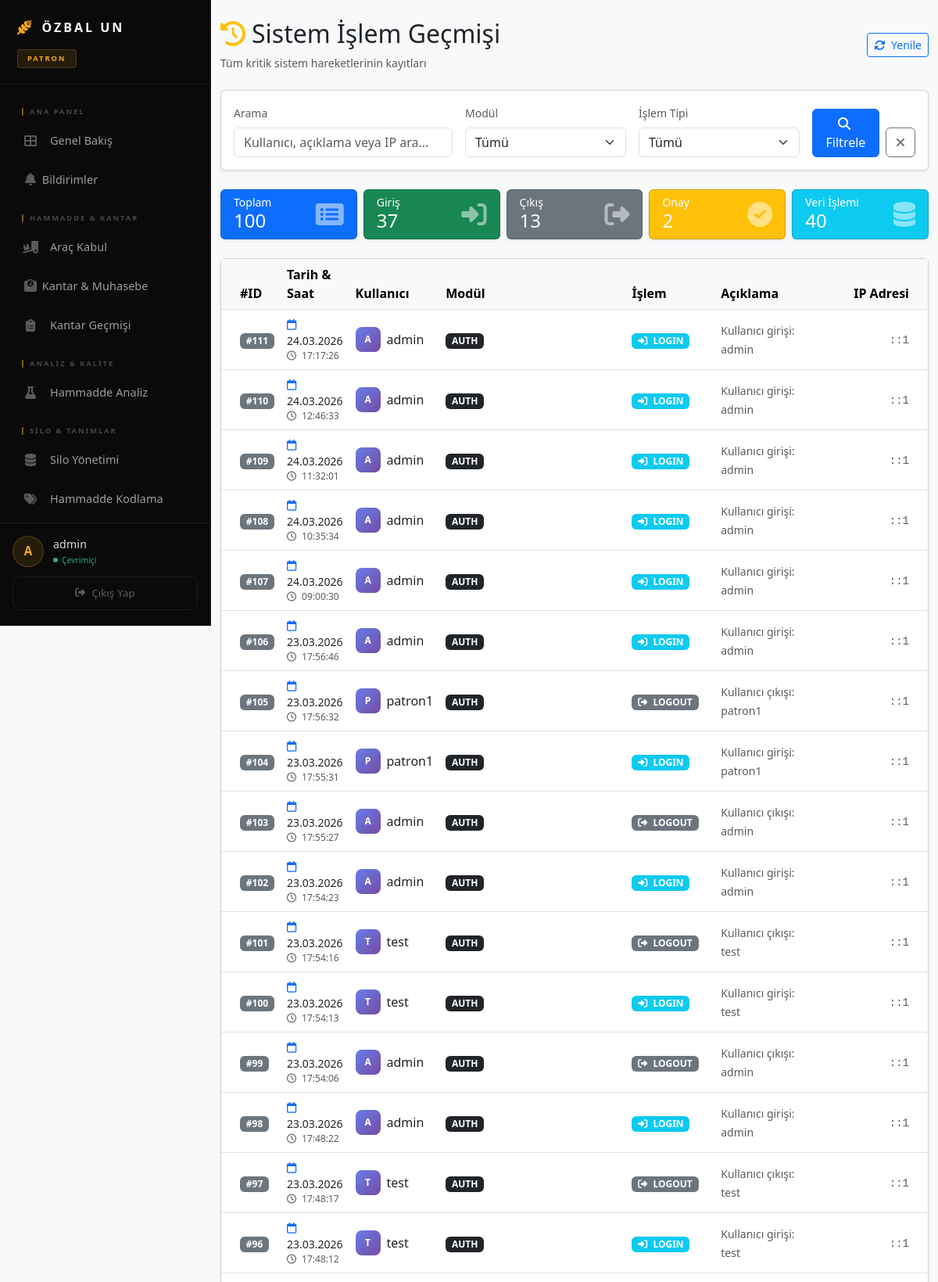
Screenshot of /islem_gecmisi.php (signed in, upper part) with the database file from the repository.
### tables this page shows
CREATE TABLE `system_logs` (
  `id` int(11) NOT NULL,
  `user_id` int(11) NOT NULL,
  `action_type` varchar(50) NOT NULL COMMENT 'INSERT, UPDATE, DELETE, LOGIN, APPROVAL, REJECT',
  `module` varchar(50) NOT NULL COMMENT 'Page or Feature Name',
  `description` text DEFAULT NULL,
  `ip_address` varchar(45) DEFAULT NULL,
  `created_at` timestamp NULL DEFAULT current_timestamp()
);

CREATE TABLE `users` (
  `id` int(11) NOT NULL,
  `kadi` varchar(50) NOT NULL,
  `sifre` varchar(255) NOT NULL,
  `yetki` varchar(50) DEFAULT 'personel',
  `tam_ad` varchar(100) DEFAULT NULL,
  `email` varchar(100) DEFAULT NULL,
  `telefon` varchar(20) DEFAULT NULL,
  `rol_id` int(11) DEFAULT NULL,
  `aktif` tinyint(4) DEFAULT 1,
  `olusturma_tarihi` datetime DEFAULT current_timestamp()
);

### islem_gecmisi.php (the view, shortened to what this page needs)
<?php
include("baglan.php");
$search = isset($_GET['search']) ? mysqli_real_escape_string($baglanti, $_GET['search']) : '';
$sql = "SELECT l.*, u.kadi as user_name
        FROM system_logs l
        LEFT JOIN users u ON l.user_id = u.id
        WHERE 1=1";
$sql .= " ORDER BY l.created_at DESC LIMIT 100";
$result = $baglanti->query($sql);
$logs = [];
if ($result) {
    while ($row = $result->fetch_assoc()) {
        $logs[] = $row;
    }
}
?>
<!DOCTYPE html>
<html lang="tr">
<head>
    <link href="https://cdn.jsdelivr.net/npm/bootstrap@5.3.0/dist/css/bootstrap.min.css" rel="stylesheet">
    <link rel="stylesheet" href="https://cdnjs.cloudflare.com/ajax/libs/font-awesome/6.4.0/css/all.min.css">
</head>
<body class="bg-light">
    <?php include("navbar.php"); ?>
    <div class="container-fluid py-4">
        <div class="d-flex justify-content-between align-items-center mb-4">
            <div>
                <h2><i class="fas fa-history text-warning me-2"></i>Sistem İşlem Geçmişi</h2>
                <p class="text-muted small mb-0">Tüm kritik sistem hareketlerinin kayıtları</p>
            </div>
            <div>
                <button class="btn btn-outline-primary btn-sm" onclick="location.reload();">
                    <i class="fas fa-sync-alt me-1"></i> Yenile
                </button>
            </div>
        </div>
        <div class="card shadow-sm mb-4">
            <div class="card-body">
                <form method="GET" class="row g-3">
                    <div class="col-md-4">
                        <label class="form-label small text-muted">Arama</label>
                        <input type="text" name="search" class="form-control"
                            placeholder="Kullanıcı, açıklama veya IP ara..."
                            value="<?php echo htmlspecialchars($search); ?>">
                    </div>
                    <div class="col-md-3">
                        <label class="form-label small text-muted">Modül</label>
                        <select name="module" class="form-select">
                            <option value="">Tümü</option>
                        </select>
                    </div>
                    <div class="col-md-3">
                        <label class="form-label small text-muted">İşlem Tipi</label>
                        <select name="action" class="form-select">
                            <option value="">Tümü</option>
                        </select>
                    </div>
                    <div class="col-md-2 d-flex align-items-end gap-2">
                        <button type="submit" class="btn btn-primary w-100">
                            <i class="fas fa-search me-1"></i> Filtrele
                        </button>
                        <a href="islem_gecmisi.php" class="btn btn-outline-secondary">
                            <i class="fas fa-times"></i>
                        </a>
                    </div>
                </form>
            </div>
        </div>
        <div class="row mb-4 g-2">
            <div class="col">
                <div class="card text-white bg-primary shadow-sm h-100">
                    <div class="card-body d-flex justify-content-between align-items-center py-2">
                        <div>
                            <h6 class="card-title mb-0 small">Toplam</h6>
                            <h4 class="mb-0"><?php echo count($logs); ?></h4>
                        </div>
                        <i class="fas fa-list-alt fa-2x opacity-50"></i>
                    </div>
                </div>
            </div>
            <div class="col">
                <div class="card text-white bg-success shadow-sm h-100">
                    <div class="card-body d-flex justify-content-between align-items-center py-2">
                        <div>
                            <h6 class="card-title mb-0 small">Giriş</h6>
                            <h4 class="mb-0">
                                <?php echo count(array_filter($logs, fn($l) => $l['action_type'] == 'LOGIN')); ?>
                            </h4>
                        </div>
                        <i class="fas fa-sign-in-alt fa-2x opacity-50"></i>
                    </div>
                </div>
            </div>
            <div class="col">
                <div class="card text-white bg-secondary shadow-sm h-100">
                    <div class="card-body d-flex justify-content-between align-items-center py-2">
                        <div>
                            <h6 class="card-title mb-0 small">Çıkış</h6>
                            <h4 class="mb-0">
                                <?php echo count(array_filter($logs, fn($l) => $l['action_type'] == 'LOGOUT')); ?>
                            </h4>
                        </div>
                        <i class="fas fa-sign-out-alt fa-2x opacity-50"></i>
                    </div>
                </div>
            </div>
            <div class="col">
                <div class="card text-white bg-warning shadow-sm h-100">
                    <div class="card-body d-flex justify-content-between align-items-center py-2">
                        <div>
                            <h6 class="card-title mb-0 small">Onay</h6>
                            <h4 class="mb-0">
                                <?php echo count(array_filter($logs, fn($l) => $l['action_type'] == 'APPROVAL')); ?>
                            </h4>
                        </div>
                        <i class="fas fa-check-circle fa-2x opacity-50"></i>
                    </div>
                </div>
            </div>
            <div class="col">
                <div class="card text-white bg-info shadow-sm h-100">
                    <div class="card-body d-flex justify-content-between align-items-center py-2">
                        <div>
                            <h6 class="card-title mb-0 small">Veri İşlemi</h6>
                            <h4 class="mb-0">
                                <?php echo count(array_filter($logs, fn($l) => in_array($l['action_type'], ['INSERT', 'UPDATE', 'DELETE']))); ?>
                            </h4>
                        </div>
                        <i class="fas fa-database fa-2x opacity-50"></i>
                    </div>
                </div>
            </div>
        </div>
        <div class="card shadow-sm">
            <div class="card-body p-0">
                <div class="table-responsive">
                    <table class="table table-hover mb-0 align-middle">
                        <thead class="table-light">
                            <tr>
                                <th class="ps-4">#ID</th>
                                <th>Tarih & Saat</th>
                                <th>Kullanıcı</th>
                                <th>Modül</th>
                                <th>İşlem</th>
                                <th style="width: 35%;">Açıklama</th>
                                <th class="text-end pe-4">IP Adresi</th>
                            </tr>
                        </thead>
                        <tbody>
                            <?php if (empty($logs)): ?>
                                <tr>
                                    <td colspan="7" class="text-center py-5 text-muted">
                                        <i class="fas fa-search fa-3x mb-3 d-block opacity-25"></i>
                                        <h5>Kayıt Bulunamadı</h5>
                                        <p class="small">Arama kriterlerinize uygun kayıt bulunamamıştır.</p>
                                    </td>
                                </tr>
                            <?php else: ?>
                                <?php foreach ($logs as $log): ?>
                                    <tr>
                                        <td class="ps-4">
                                            <span class="badge bg-secondary">#<?php echo $log['id']; ?></span>
                                        </td>
                                        <td>
                                            <div class="small">
                                                <i class="far fa-calendar text-primary me-1"></i>
                                                <?php echo date('d.m.Y', strtotime($log['created_at'])); ?>
                                            </div>
                                            <div class="text-muted smaller">
                                                <i class="far fa-clock me-1"></i>
                                                <?php echo date('H:i:s', strtotime($log['created_at'])); ?>
                                            </div>
                                        </td>
                                        <td>
                                            <div class="d-flex align-items-center gap-2">
                                                <div class="user-avatar-small">
                                                    <?php echo strtoupper(substr($log['user_name'] ?? '?', 0, 1)); ?>
                                                </div>
                                                <span
                                                    class="fw-medium"><?php echo htmlspecialchars($log['user_name'] ?? 'Bilinmiyor'); ?></span>
                                            </div>
                                        </td>
                                        <td>
                                            <span class="badge bg-dark">
                                                <?php echo strtoupper($log['module']); ?>
                                            </span>
                                        </td>
                                        <td>
                                            <?php
                                            $badge_class = match ($log['action_type']) {
                                                'INSERT' => 'bg-success',
                                                'UPDATE' => 'bg-primary',
                                                'DELETE' => 'bg-danger',
                                                'LOGIN' => 'bg-info',
                                                'LOGOUT' => 'bg-secondary',
                                                'APPROVAL' => 'bg-warning text-dark',
                                                'REJECT' => 'bg-danger',
                                                default => 'bg-secondary'
                                            };
                                            $icon_class = match ($log['action_type']) {
                                                'INSERT' => 'fa-plus-circle',
                                                'UPDATE' => 'fa-edit',
                                                'DELETE' => 'fa-trash',
                                                'LOGIN' => 'fa-sign-in-alt',
                                                'LOGOUT' => 'fa-sign-out-alt',
                                                'APPROVAL' => 'fa-check-circle',
                                                'REJECT' => 'fa-times-circle',
                                                default => 'fa-info-circle'
                                            };
                                            ?>
                                            <span class="badge <?php echo $badge_class; ?>">
                                                <i class="fas <?php echo $icon_class; ?> me-1"></i>
                                                <?php echo $log['action_type']; ?>
                                            </span>
                                        </td>
                                        <td>
                                            <small class="text-muted"
                                                title="<?php echo htmlspecialchars($log['description']); ?>">
                                                <?php echo mb_substr(htmlspecialchars($log['description']), 0, 60) . (mb_strlen($log['description']) > 60 ? '...' : ''); ?>
                                            </small>
                                        </td>
                                        <td class="text-end pe-4">
                                            <code class="small text-muted"><?php echo $log['ip_address']; ?></code>
                                        </td>
                                    </tr>
                                <?php endforeach; ?>
                            <?php endif; ?>
                        </tbody>
                    </table>
                </div>
            </div>
        </div>
    </div>
</body>
</html>

### navbar.php (style rules this page uses)
:root { --sidebar-w: 270px; --dark-bg: #0a0a0a; --darker-bg: #000000; --gold: #ffffff; --gold-dim: rgba(255, 255, 255, 0.06); --accent: #f5a623; --accent-dim: rgba(245, 166, 35, 0.12); --text: rgba(255,255,255,0.92); --text-muted: rgba(255,255,255,0.4); --border: rgba(255,255,255,0.08); --glass: rgba(255,255,255,0.04); }
* { box-sizing: border-box; }
@media (min-width: 992px) { body { margin: 0; padding-left: var(--sidebar-w) !important; } }

### islem_gecmisi.php (style rules this page uses)
.user-avatar-small { width: 32px; height: 32px; border-radius: 8px; background: linear-gradient(135deg, #667eea 0%, #764ba2 100%); color: white; display: flex; align-items: center; justify-content: center; font-weight: bold; font-size: 0.75rem; }
.smaller { font-size: 0.75rem; }
.row.g-2 .card { transition: transform 0.2s ease, box-shadow 0.2s ease; }

### rows the page displays
system_logs: id "111", created_at "24.03.2026", created_at "17:17:26", user.kadi "A", user.kadi "admin", module "AUTH", action_type "LOGIN", description "Kullanıcı girişi: admin", ip_address "::1"
system_logs: id "110", created_at "24.03.2026", created_at "12:46:33", user.kadi "A", user.kadi "admin", module "AUTH", action_type "LOGIN", description "Kullanıcı girişi: admin", ip_address "::1"
system_logs: id "109", created_at "24.03.2026", created_at "11:32:01", user.kadi "A", user.kadi "admin", module "AUTH", action_type "LOGIN", description "Kullanıcı girişi: admin", ip_address "::1"
system_logs: id "108", created_at "24.03.2026", created_at "10:35:34", user.kadi "A", user.kadi "admin", module "AUTH", action_type "LOGIN", description "Kullanıcı girişi: admin", ip_address "::1"
system_logs: id "107", created_at "24.03.2026", created_at "09:00:30", user.kadi "A", user.kadi "admin", module "AUTH", action_type "LOGIN", description "Kullanıcı girişi: admin", ip_address "::1"
system_logs: id "106", created_at "23.03.2026", created_at "17:56:46", user.kadi "A", user.kadi "admin", module "AUTH", action_type "LOGIN", description "Kullanıcı girişi: admin", ip_address "::1"
system_logs: id "105", created_at "23.03.2026", created_at "17:56:32", user.kadi "P", user.kadi "patron1", module "AUTH", action_type "LOGOUT", description "Kullanıcı çıkışı: patron1", ip_address "::1"
system_logs: id "104", created_at "23.03.2026", created_at "17:55:31", user.kadi "P", user.kadi "patron1", module "AUTH", action_type "LOGIN", description "Kullanıcı girişi: patron1", ip_address "::1"
system_logs: id "103", created_at "23.03.2026", created_at "17:55:27", user.kadi "A", user.kadi "admin", module "AUTH", action_type "LOGOUT", description "Kullanıcı çıkışı: admin", ip_address "::1"
system_logs: id "102", created_at "23.03.2026", created_at "17:54:23", user.kadi "A", user.kadi "admin", module "AUTH", action_type "LOGIN", description "Kullanıcı girişi: admin", ip_address "::1"
system_logs: id "101", created_at "23.03.2026", created_at "17:54:16", user.kadi "T", user.kadi "test", module "AUTH", action_type "LOGOUT", description "Kullanıcı çıkışı: test", ip_address "::1"
system_logs: id "100", created_at "23.03.2026", created_at "17:54:13", user.kadi "T", user.kadi "test", module "AUTH", action_type "LOGIN", description "Kullanıcı girişi: test", ip_address "::1"
system_logs: id "99", created_at "23.03.2026", created_at "17:54:06", user.kadi "A", user.kadi "admin", module "AUTH", action_type "LOGOUT", description "Kullanıcı çıkışı: admin", ip_address "::1"
system_logs: id "98", created_at "23.03.2026", created_at "17:48:22", user.kadi "A", user.kadi "admin", module "AUTH", action_type "LOGIN", description "Kullanıcı girişi: admin", ip_address "::1"
system_logs: id "97", created_at "23.03.2026", created_at "17:48:17", user.kadi "T", user.kadi "test", module "AUTH", action_type "LOGOUT", description "Kullanıcı çıkışı: test", ip_address "::1"
system_logs: id "96", created_at "23.03.2026", created_at "17:48:12", user.kadi "T", user.kadi "test", module "AUTH", action_type "LOGIN", description "Kullanıcı girişi: test", ip_address "::1"

### other values shown
$rol_adi "PATRON"
substr($_SESSION["kadi"], 0, 1) "A"
$_SESSION["kadi"] "admin"
count($logs) "100"
count(array_filter($logs, fn($l) => $l['action_type'] == 'LOGIN')) "37"
count(array_filter($logs, fn($l) => $l['action_type'] == 'LOGOUT')) "13"
count(array_filter($logs, fn($l) => $l['action_type'] == 'APPROVAL')) "2"
